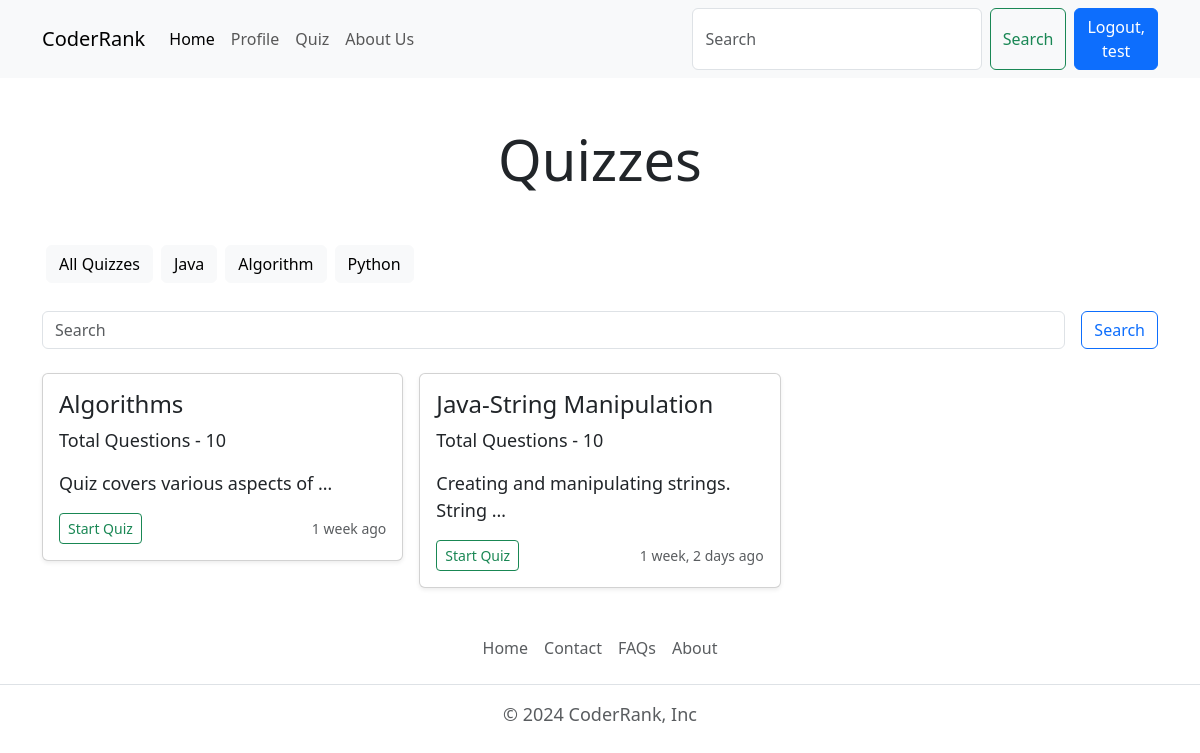
Page /quiz/all_quiz (signed in) on the committed database.
### quiz/models.py (models this page shows, shortened)
class Category(models.Model):
    name=models.CharField(max_length=15)
    class Meta:
        verbose_name_plural="Categories"

class Quiz(models.Model):
    title=models.CharField(max_length=255)
    description=models.TextField()
    category=models.ForeignKey(Category, on_delete=models.CASCADE)
    quiz_file=models.FileField(upload_to='quiz/')
    created_at=models.DateTimeField(auto_now_add=True)
    updated_at=models.DateTimeField(auto_now=True)
    class Meta:
        verbose_name_plural="Quizes"

### quiz/views.py (the view)
# urls.py: path('all_quiz',views.all_quiz_view, name='all_quiz'),
@login_required(login_url='login')
def all_quiz_view(request):
    user_obj=User.objects.get(username=request.user)
    user_profile=Profile.objects.get(user=user_obj)
    quizzes=Quiz.objects.order_by('-created_at')
    categories=Category.objects.all()
    context={"user_profile":user_profile, "quizzes":quizzes, "categories":categories}
    return render(request,'quiz.html', context)

### templates/quiz.html (shortened to what this page needs)
{%extends 'index.html' %}
{% block content%}
<h1 class="display-4 text-center my-5">Quizzes</h1>
<div class="container mb-4 d-flex flex-wrap">
  <a href="{%url 'all_quiz'%}" class="btn btn-light m-1">All Quizzes</a>
  {% for category in categories %}
  <a href="{% url 'search' category.name %}" class="btn btn-light m-1">{{category.name}}</a>
  {%endfor%}
</div>
<div class="container mb-4">
  <form class="d-flex" role="search" method="get" action="{%url 'search' ' '%}">
    <input name="searchterm" class="form-control me-2" type="search" placeholder="Search" aria-label="Search">
    <a href="" class="btn btn-outline-primary ms-2" type="Submit">Search</a>
  </form>
</div>
<div class="container">
  <div class="row row-cols-1 row-cols-sm-2 row-cols-md-3 g-3">
    {%if quizzes|length > 0 %}
    {% for quiz in quizzes %}
    <div class="col">
      <div class="card shadow-sm">
        <div class="card-body">
          <h4>{{quiz.title}}</h4>
          <p class="card-text">Total Questions - 10</p>
          <p class="card-text">{{quiz.description | truncatewords:5}}</p>
          <div class="d-flex justify-content-between align-items-center">
            <div class="btn-group">
              <a href="{% url 'quiz' quiz.id %}" class="btn btn-sm btn-outline-success">Start Quiz</a>
            </div>
            <small class="text-body-secondary">{{quiz.created_at | timesince}} ago</small>
          </div>
        </div>
      </div>
    </div>
    {%endfor%}
    {%else%}
    <div class="col-lg-12 col-md-12 col-12">
      <p class="text-center text-danger fs-5"> There is no quiz available for this category.</p>
    </div>
    {%endif%}
  </div>
</div>
{% endblock content%}

### templates/components/header.html (shortened to what this page needs)
<nav class="navbar navbar-expand-lg bg-body-tertiary">
    <div class="container">
        <a class="navbar-brand"href="{% url 'home' %}">CoderRank</a>
        <div class="collapse navbar-collapse" id="navbarSupportedContent">
            <ul class="navbar-nav me-auto mb-2 mb-lg-0">
                <li class="nav-item">
                    <a class="nav-link active" aria-current="page" href="{% url 'home' %}">Home</a>
                </li>
                {% if user.is_authenticated %}
                <li class="nav-item">
                    <a class="nav-link" href="{% url 'profile' user.username %}">Profile</a>
                </li>
                {% endif %}
                <li class="nav-item">
                    <a class="nav-link" href="{% url 'all_quiz' %}">Quiz</a>
                </li>
                <li class="nav-item">
                    <a class="nav-link" href="{% url 'about_us' %}">About Us</a>
                </li>
            </ul>
            <form class="d-flex" role="search">
                <input class="form-control me-2" type="search" placeholder="Search" aria-label="Search">
                <button class="btn btn-outline-success" type="submit">Search</button>
                {% if user.is_authenticated %}
                <a href="{% url 'logout'%}" class="btn btn-primary ms-2">Logout, {{user.username}}</a>
                {% else %}
                <a href="{% url 'login'%}" class="btn btn-primary ms-2">Login</a>
                {%endif%}
            </form>
        </div>
    </div>
</nav>

### static/css/style.css (style rules this page uses)
p { font-size: large; font-weight: 400; }

### rows in the picture
Category: name "Java"
Category: name "Algorithm"
Category: name "Python"
Quiz: title "Algorithms", description "Quiz covers various aspects of …", created_at "1 week"
Quiz: title "Java-String Manipulation", description "Creating and manipulating strings. String …", created_at "1 week, 2 days"

### other values in the picture
{{ user.username }} "test"
